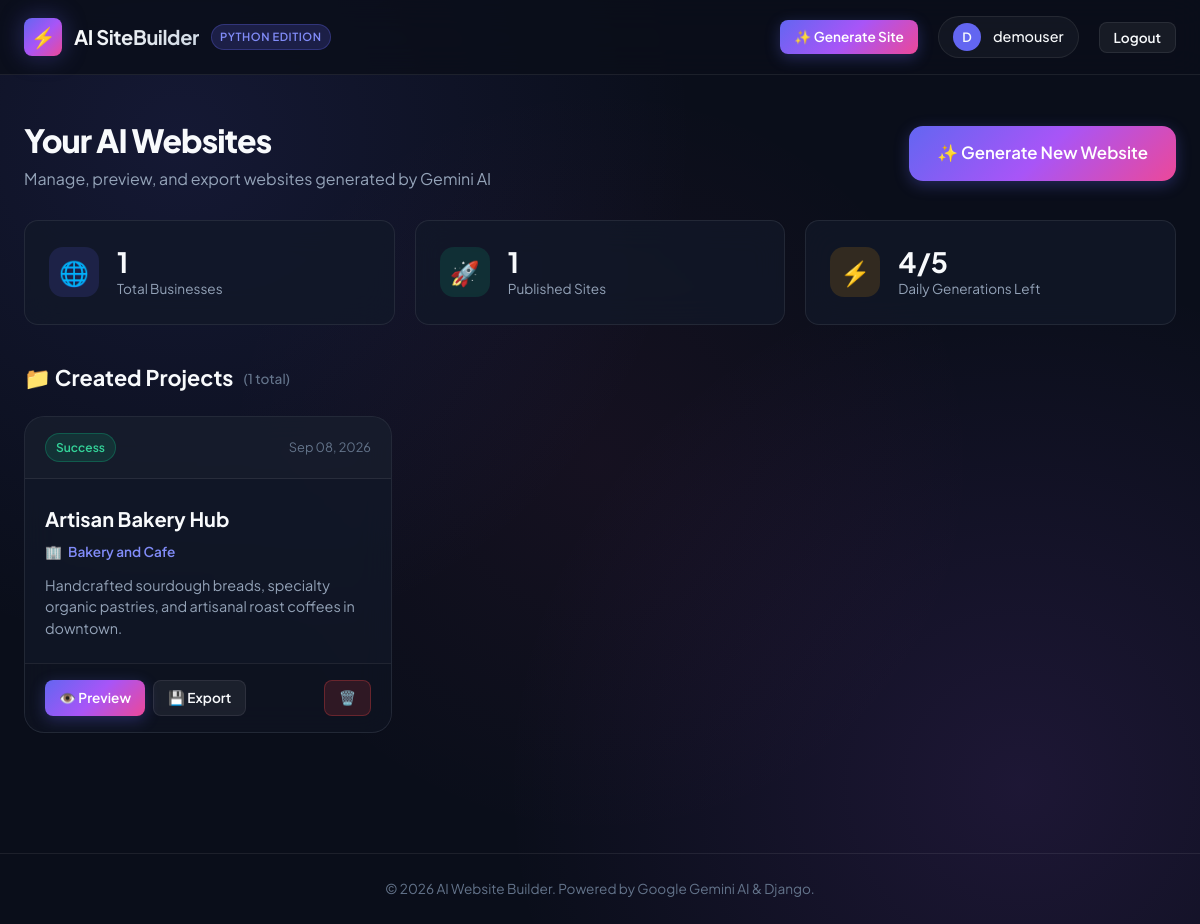
Screenshot of / (signed in) with the database file from the repository.
### builder/models.py (models this page shows, shortened)
class Business(models.Model):
    STATUS_CHOICES = [
        ('pending', 'Pending'),
        ('generating', 'Generating'),
        ('success', 'Success'),
        ('failed', 'Failed'),
    ]
    user = models.ForeignKey(User, on_delete=models.CASCADE, related_name='businesses')
    name = models.CharField(max_length=255)
    type = models.CharField(max_length=255)
    description = models.TextField()
    status = models.CharField(max_length=50, choices=STATUS_CHOICES, default='pending')
    created_at = models.DateTimeField(auto_now_add=True)
    updated_at = models.DateTimeField(auto_now=True)
    class Meta:
        ordering = ['-id']
        verbose_name_plural = 'Businesses'

### builder/views.py (the view)
# urls.py: path('', views.dashboard_view, name='home'),
@login_required
def dashboard_view(request):
    businesses = Business.objects.filter(user=request.user).select_related('website')
    total_sites = businesses.count()
    success_sites = businesses.filter(status='success').count()
    today = timezone.now().date()
    today_count = businesses.filter(created_at__date=today).count()
    remaining_today = max(0, 5 - today_count)
    context = {
        'businesses': businesses,
        'total_sites': total_sites,
        'success_sites': success_sites,
        'today_count': today_count,
        'remaining_today': remaining_today,
    }
    return render(request, 'website/dashboard.html', context)

### templates/website/dashboard.html (shortened to what this page needs)
{% extends 'base.html' %}
{% block content %}
<div class="dashboard-header">
    <div class="dashboard-title">
        <h1>Your AI Websites</h1>
        <p>Manage, preview, and export websites generated by Gemini AI</p>
    </div>
    <div>
        <a href="{% url 'add_business' %}" class="btn btn-primary btn-lg">
            <span>✨ Generate New Website</span>
        </a>
    </div>
</div>
<div class="stats-grid">
    <div class="stat-card">
        <div class="stat-icon primary">🌐</div>
        <div>
            <div class="stat-value">{{ total_sites }}</div>
            <div class="stat-label">Total Businesses</div>
        </div>
    </div>
    <div class="stat-card">
        <div class="stat-icon success">🚀</div>
        <div>
            <div class="stat-value">{{ success_sites }}</div>
            <div class="stat-label">Published Sites</div>
        </div>
    </div>
    <div class="stat-card">
        <div class="stat-icon warning">⚡</div>
        <div>
            <div class="stat-value">{{ remaining_today }}/5</div>
            <div class="stat-label">Daily Generations Left</div>
        </div>
    </div>
</div>
<div>
    <h2 class="section-heading">
        <span>📁 Created Projects</span>
        <span style="font-size: 0.85rem; color: var(--text-muted); font-weight: 500;">({{ businesses.count }} total)</span>
    </h2>
    {% if businesses %}
        <div class="website-grid">
            {% for b in businesses %}
                <div class="website-card">
                    <div class="card-header-bar">
                        <span class="badge badge-{{ b.status }}">{{ b.get_status_display }}</span>
                        <span style="font-size: 0.8rem; color: var(--text-muted);">{{ b.created_at|date:"M d, Y" }}</span>
                    </div>
                    <div class="card-body">
                        <h3 class="card-title">{{ b.name }}</h3>
                        <div class="card-type">
                            <span>🏢</span> {{ b.type }}
                        </div>
                        <p class="card-desc">{{ b.description }}</p>
                    </div>
                    <div class="card-footer-actions">
                        <div style="display: flex; gap: 8px;">
                            {% if b.website %}
                                <a href="{% url 'view_website' b.website.id %}" class="btn btn-primary btn-sm">
                                    👁️ Preview
                                </a>
                                <a href="{% url 'download_website' b.website.id %}" class="btn btn-secondary btn-sm" title="Download HTML">
                                    💾 Export
                                </a>
                            {% else %}
                                <span style="font-size: 0.85rem; color: var(--text-muted); padding: 4px 8px;">No website data</span>
                            {% endif %}
                        </div>
                        <a href="{% url 'delete_business' b.id %}"
                           class="btn btn-danger btn-sm"
                           onclick="return confirm('Are you sure you want to delete \'{{ b.name }}\' and its website?');"
                           title="Delete Project">
                            🗑️
                        </a>
                    </div>
                </div>
            {% endfor %}
        </div>
    {% endif %}
</div>
{% endblock %}

### templates/base.html (shortened to what this page needs)
<!DOCTYPE html>
<html lang="en">
<head>
    {% load static %}
    <link rel="stylesheet" href="{% static 'css/styles.css' %}">
</head>
<body>
    {% block navbar %}
    <nav class="navbar">
        <div class="container nav-container">
            <a href="{% url 'dashboard' %}" class="nav-brand">
                <div class="brand-icon">⚡</div>
                <span class="brand-text">AI SiteBuilder</span>
                <span class="brand-badge">Python Edition</span>
            </a>
            <div class="nav-links">
                {% if user.is_authenticated %}
                    <a href="{% url 'add_business' %}" class="btn btn-primary btn-sm">
                        <span>✨ Generate Site</span>
                    </a>
                    <div class="nav-user">
                        <div class="user-avatar">{{ user.username|make_list|first|upper }}</div>
                        <span style="font-size: 0.9rem; font-weight: 500;">{{ user.username }}</span>
                    </div>
                    <form action="{% url 'logout' %}" method="post" style="display:inline;">
                        <button type="submit" class="btn btn-secondary btn-sm">Logout</button>
                    </form>
                {% else %}
                    <a href="{% url 'login' %}" class="btn btn-secondary btn-sm">Sign In</a>
                    <a href="{% url 'register' %}" class="btn btn-primary btn-sm">Get Started</a>
                {% endif %}
            </div>
        </div>
    </nav>
    {% endblock %}
    <main class="container" style="flex: 1;">
        {% block content %}{% endblock %}
    </main>
    {% block footer %}
    <footer style="border-top: 1px solid var(--border-color); padding: 24px 0; text-align: center; color: var(--text-muted); font-size: 0.85rem; margin-top: 60px;">
        <div class="container">
            <p>© 2026 AI Website Builder. Powered by Google Gemini AI & Django.</p>
        </div>
    </footer>
    {% endblock %}
</body>
</html>

### rows the page displays
Business: status "Success", created_at "Sep 08, 2026", name "Artisan Bakery Hub", type "Bakery and Cafe", description "Handcrafted sourdough breads, specialty organic pastries, and artisanal roast coffees in downtown.", shows "👁️ Preview"

### other values shown
{{ user.username|make_list|first|upper }} "D"
{{ user.username }} "demouser"
{{ total_sites }} "1"
{{ success_sites }} "1"
{{ remaining_today }} "4"
{{ businesses.count }} "1"
